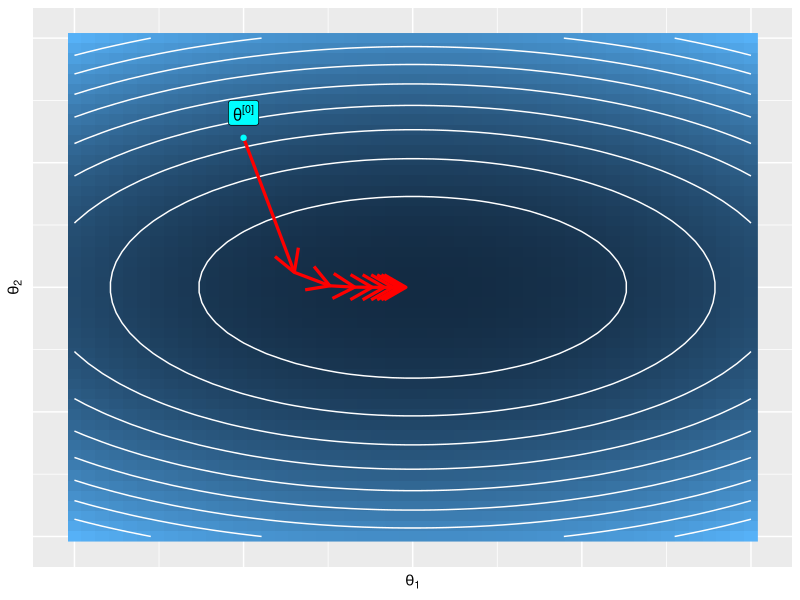
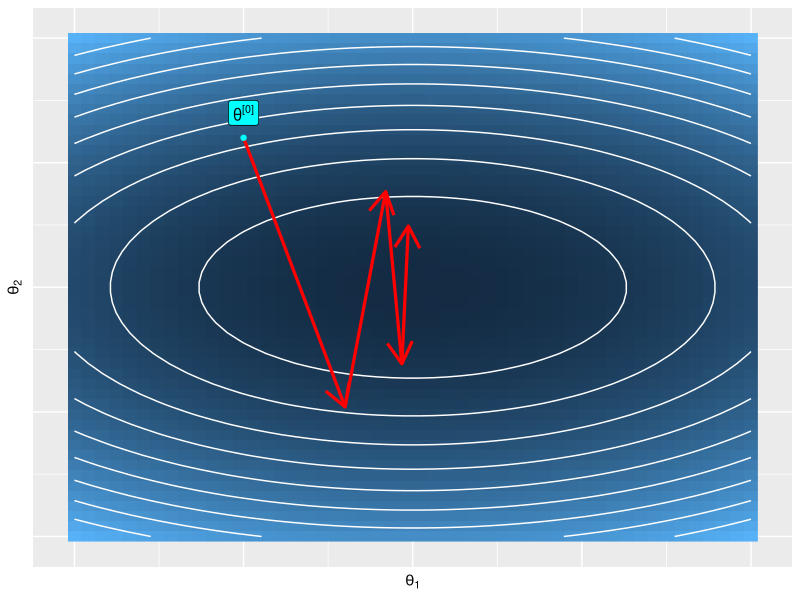
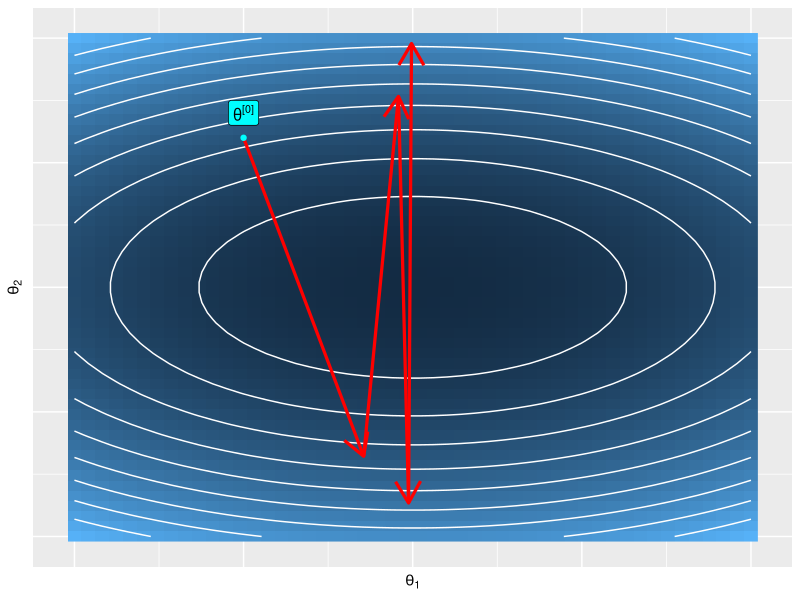

Write the R code that produced these figures, in order.
library(ggplot2)

R <- function(x) (x[1]^2 + 3*x[2]^2)
d_R <- function(x) c(2*x[1], 6*x[2])

d = 50

theta_1 <- seq(-5, 5, length.out = d)
theta_2 <- seq(-5, 5, length.out = d)
thetas <- as.data.frame(expand.grid(x = theta_1, y = theta_2))
thetas$R <- apply(thetas, 1,function(theta) R(theta)) 


alpha_plot <- function(alpha, n){

  theta_0 <- c(-2.5, 3)
  theta_i <- theta_0
  theta_trace <- theta_i
  
  for(i in seq(n)){
    theta_i_n <- theta_i - alpha * d_R(theta_i)
    theta_trace <- rbind(theta_trace, theta_i_n)
    theta_i <- theta_i_n
  }
  
  p <- ggplot(thetas, aes(x=x, y=y)) + 
    geom_raster(aes(fill=R)) +
    geom_contour(aes(z=R), colour="white")+
    xlab(expression(theta[1])) +
    ylab(expression(theta[2])) +
    theme(axis.ticks = element_blank(),
          axis.text = element_blank(),
          legend.position = "none") 
  
  for (i in seq(n-1)){
    p <- p +   geom_path(data=as.data.frame(theta_trace[i:(i+1),]), aes(x=V1, y=V2), colour="red", arrow = arrow(),
                         size=1.1)
  }
  p +   annotate("label", label=expression(theta^{"["*0*"]"}), x=theta_0[1], y=theta_0[2]+0.5, fill="cyan") +
    geom_point(data=as.data.frame(t(theta_0)), aes(x=V1, y=V2), colour="cyan") 

}

ggsave(filename = "../figure/grad_desc_alpha1.pdf", 
       plot = alpha_plot(0.15, 10), 
       width = 8, height = 8, units = "cm")
ggsave(filename = "../figure/grad_desc_alpha2.pdf", 
       plot = alpha_plot(0.3, 5), 
       width = 8, height = 8, units = "cm")
ggsave(filename = "../figure/grad_desc_alpha3.pdf", 
       plot = alpha_plot(0.355, 5), 
       width = 8, height = 8, units = "cm")
